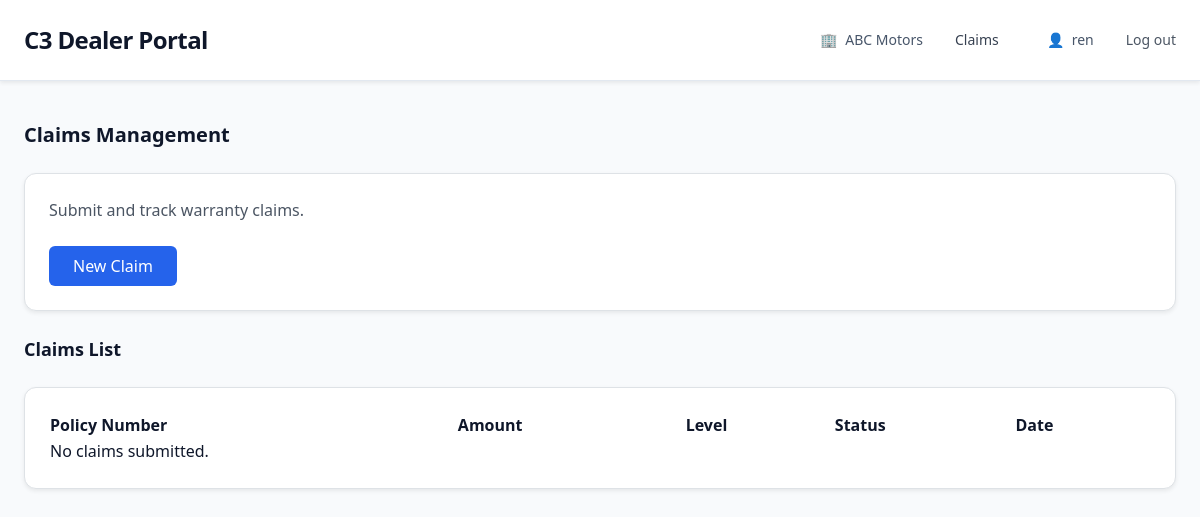
The page /claims/ (signed in) on the database as committed earlier.
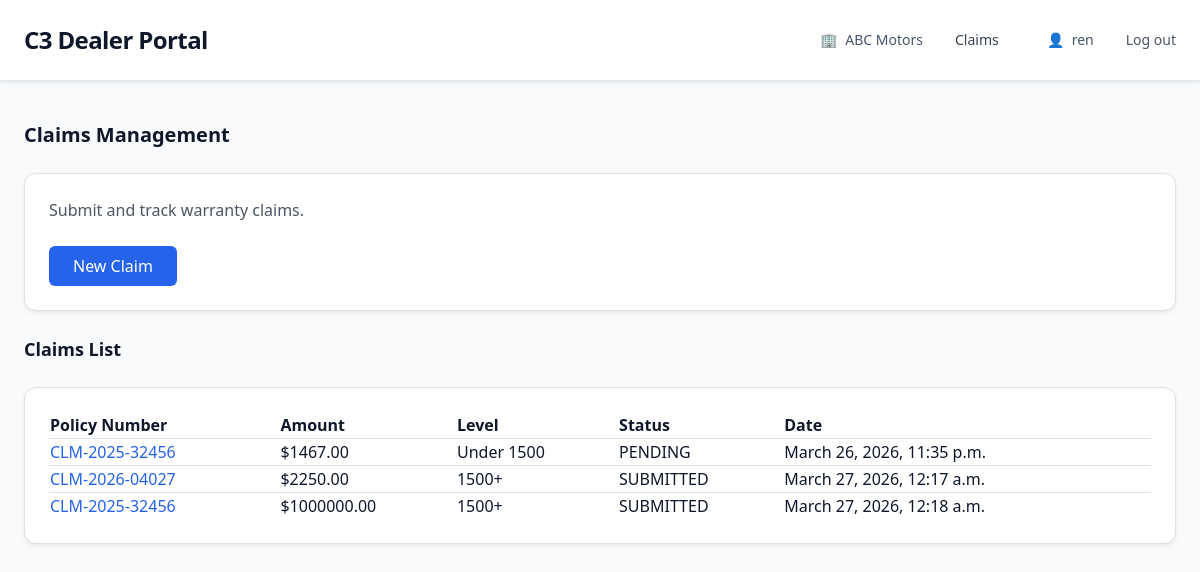
The same page on the database as committed later.
### learning_logs/models.py (models this page shows, shortened)
class Claim(models.Model):
    POLICY_LEVEL_CHOICES = [
        ('LOW', 'Under 1500'),
        ('HIGH', '1500+'),
    ]
    STATUS_CHOICES = [
        ('PENDING', 'Pending'),
        ('APPROVED', 'Approved'),
        ('REJECTED', 'Rejected'),
        ('MORE_INFO', 'More Info Required'),
    ]
    title = models.CharField(max_length=200)
    description = models.TextField()
    claim_amount = models.DecimalField(max_digits=10, decimal_places=2)
    claim_level = models.CharField(max_length=10, choices=POLICY_LEVEL_CHOICES, blank=True)
    status = models.CharField(max_length=20, choices=STATUS_CHOICES, default='PENDING')
    date_created = models.DateTimeField(auto_now_add=True)
    policy_number = models.CharField(max_length=100, default='')
    vin = models.CharField(max_length=100, default='')
    attachment = models.FileField(upload_to='claims/', blank=True, null=True)

### learning_logs/views.py (the view)
# urls.py: path("claims/", views.claims, name="claims"),
@login_required
def claims(request):
    claims = Claim.objects.all()
    return render(request, 'learning_logs/claims.html', {
        'claims': claims
    })

### C3-Business-Process-system--main/learning_logs/templates/learning_logs/claims.html
{% extends "learning_logs/base.html" %}
{% block content %}
<h2 class="text-xl font-semibold mb-6">Claims Management</h2>
<div class="bg-white border rounded-xl p-6 shadow-sm mb-6">
    <p class="text-gray-600">
        Submit and track warranty claims.
    </p>
    <a href="{% url 'learning_logs:new_claim' %}"
       class="mt-4 inline-block bg-blue-600 text-white px-4 py-2 rounded">
        New Claim
    </a>
</div>
<h3 class="text-lg font-semibold mb-4">Claims List</h3>
<div class="bg-white border rounded-xl p-4 shadow-sm">
    <table class="w-full">
        <thead>
            <tr>
                <th>Policy Number</th>
                <th>Amount</th>
                <th>Level</th>
                <th>Status</th>
                <th>Date</th>
            </tr>
        </thead>
        <tbody>
            {% for claim in claims %}
            <tr class="border-t">
                <td>
                    <a href="{% url 'learning_logs:claim_detail' claim.id %}" class="text-blue-600">
                        {{ claim.policy_number }}
                    </a>
                </td>
                <td>${{ claim.claim_amount }}</td>
                <td>{{ claim.get_claim_level_display }}</td>
                <td>{{ claim.status }}</td>
                <td>{{ claim.date_created }}</td>
            </tr>
            {% empty %}
            <tr>
                <td colspan="5">No claims submitted.</td>
            </tr>
            {% endfor %}
        </tbody>
    </table>
</div>
{% endblock %}

### C3-Business-Process-system--main/learning_logs/templates/learning_logs/base.html (shortened to what this page needs)
<!DOCTYPE html>
<html lang="en">
<head>
    <link href="https://cdn.jsdelivr.net/npm/bootstrap@5.3.3/dist/css/bootstrap.min.css" rel="stylesheet">
    <script src="https://cdn.tailwindcss.com"></script>
</head>
<body class="bg-slate-50 text-slate-900">
    <header class="bg-white border-b border-slate-200 shadow-sm">
        <div class="max-w-7xl mx-auto px-6">
            <div class="flex items-center justify-between h-20">
                <h1 class="text-2xl font-bold tracking-tight">C3 Dealer Portal</h1>
                <div class="flex items-center gap-8 text-sm">
                    <div class="flex items-center gap-2 text-slate-600">
                        <span>🏢</span>
                        <span class="font-medium">ABC Motors</span>
                    </div>
                    <a href="{% url 'learning_logs:claims' %}" class="mr-4 text-gray-700 hover:text-blue-600">
                            Claims
                        </a>
                    {% if user.is_authenticated %}
                        <div class="flex items-center gap-2 text-slate-600">
                            <span>👤</span>
                            <span class="font-medium">{{ user.username }}</span>
                        </div>
                        <form action="{% url 'users:logout' %}" method="post" class="m-0 inline">
                            <button type="submit"
                                    class="text-sm text-gray-600 hover:text-gray-900 bg-transparent border-none p-0">
                                    Log out
                            </button>
                        </form>
                    {% endif %}
                </div>
            </div>
        </div>
    </header>
    <main class="max-w-7xl mx-auto px-6 py-10">
        {% block content %}
        {% endblock content %}
    </main>
</body>
</html>

Rows that differ between the two databases and show on the page:
added Claim: policy_number "CLM-2025-32456", claim_amount "1467.00", claim_level "Under 1500", status "PENDING", date_created "March 26, 2026, 11:35 p.m."
added Claim: policy_number "CLM-2026-04027", claim_amount "2250.00", claim_level "1500+", status "SUBMITTED", date_created "March 27, 2026, 12:17 a.m."
added Claim: policy_number "CLM-2025-32456", claim_amount "1000000.00", claim_level "1500+", status "SUBMITTED", date_created "March 27, 2026, 12:18 a.m."
Other text that changed with them:
text no longer shown: "No claims submitted."
